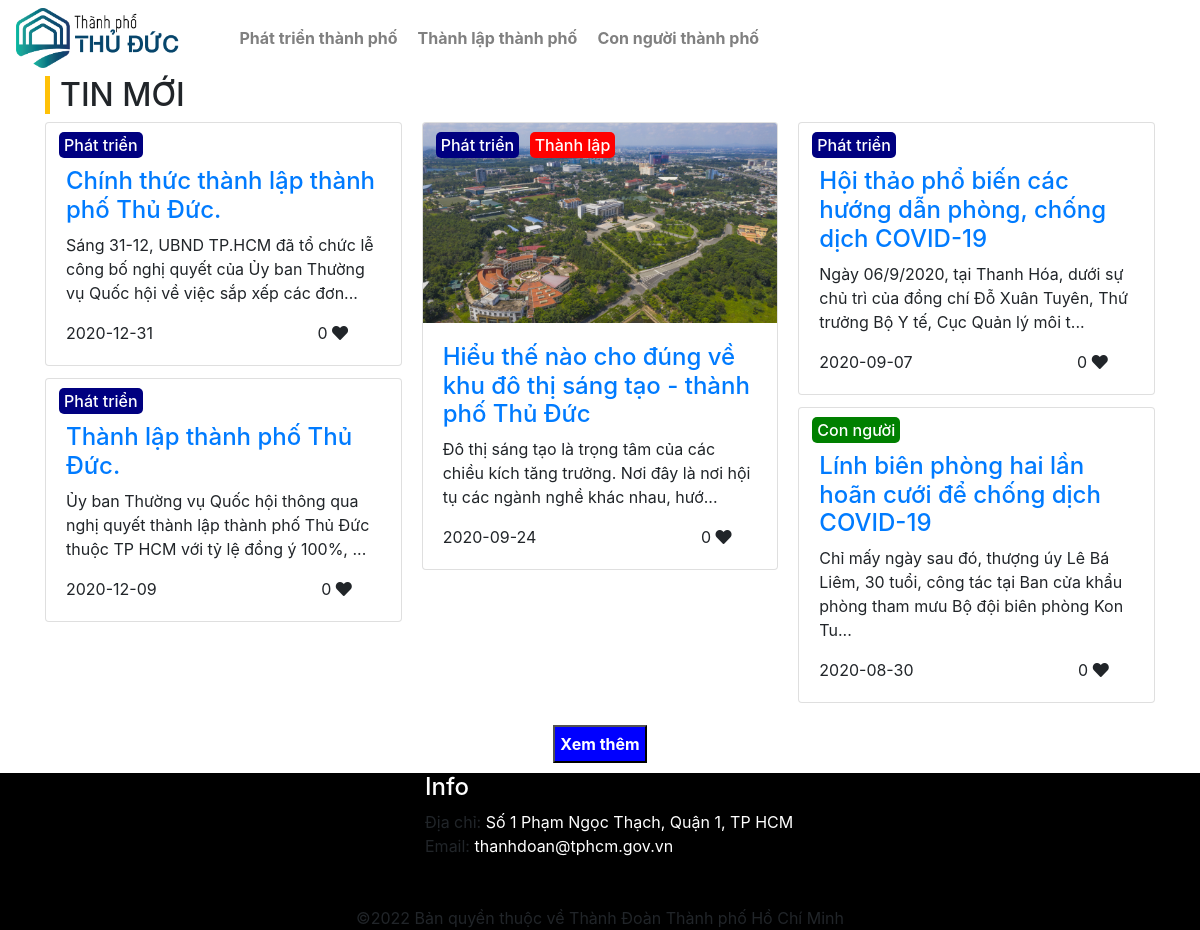
The page / on the database its author committed.
### tables this page shows
CREATE TABLE `categories` (
  `category_id` int(11) NOT NULL,
  `category_name` varchar(255) NOT NULL
);

CREATE TABLE `posts_categories` (
  `category_id` int(11) NOT NULL,
  `post_id` int(11) NOT NULL
);

### model/db.php (called while the page is built)
<?php
class Db
{
    public static $connection;
    public function __construct()
    {
        if (!self::$connection) {
            self::$connection = new mysqli(DB_HOST, DB_USER, DB_PASSWORD, DB_NAME, PORT);
            self::$connection->set_charset(DB_CHARSET);
        }
        return self::$connection;
    }
}
?>

### model/category.php (called while the page is built, shortened)
<?php
class Category extends Db{
    public function getAllCategories()
    {
        $sql = self::$connection->prepare("SELECT * FROM `categories`");
        $sql->execute();
        $items = $sql->get_result()->fetch_all(MYSQLI_ASSOC);
        return $items;
    }
    public function getCategoriesByPostId($postid){
        $sql = self::$connection->prepare("SELECT * FROM `posts_categories` WHERE `post_id` = ?");
        $sql->bind_param("i", $postid);
        $sql->execute();
        $items = $sql->get_result()->fetch_all(MYSQLI_ASSOC);
        return $items;
    }
}

### index.php (the view, shortened to what this page needs)
<?php
require "./model/db.php";
require "./model/category.php";
$category = new Category();
$getAllCate = $category->getAllCategories();
?>
<!DOCTYPE html>
<html lang="en">
<head>
    <link type="text/css" rel="stylesheet" href="css/bootstrap.min.css" />
    <link rel="stylesheet" href="./css/style.css">
    <link rel="stylesheet" href="./fontawesome-free-5.15.4-web/css/all.css">
</head>
<body>
    <header>
        <nav class="navbar navbar-expand-lg">
            <a href="trangchu.html"><img src="./images/logo.png" alt="" height="60"></a>
            <ul class="navbar-nav">
                <?php
                for ($i = 0; $i < count($getAllCate); $i++) {
                    if ($i == 0) {
                ?>
                        <li>
                            <a id="<?php echo ("tieude" . $getAllCate[$i]['category_id']) ?>" href="#"><?php echo ($getAllCate[$i]['category_name']) ?></a>
                        </li>
                    <?php
                    } else {
                    ?>
                        <li>
                            <a id="<?php echo ("tieude" . $getAllCate[$i]['category_id']) ?>" href="#"><?php echo ($getAllCate[$i]['category_name']) ?></a>
                        </li>
                <?php
                    }
                }
                ?>
            </ul>
        </nav>
    </header>
    <div class="container">
        <section class="news">
            <div class="row">
                <div class="col-12 col-md-8">
                    <h2 class="news-text">TIN MỚI</h2>
                </div>
            </div>
            <div class="card-columns" id="post-body">
                <?php
                for ($i = 0; $i < $_SESSION['index']; $i++) {
                ?>
                    <div class="card">
                        <div class="category">
                            <?php
                            $getAllCategoriesByPostId = $category->getCategoriesByPostId($_SESSION['show'][$i]['post_id']);
                            foreach ($getAllCategoriesByPostId as $value) {
                                if ($value['category_id'] == 1) { ?>
                                    <span class="cate-child cate1">Phát triển</span>
                                <?php
                                } else if ($value['category_id'] == 2) {
                                ?>
                                    <span class="cate-child cate2">Thành lập</span>
                                <?php
                                } else {
                                ?>
                                    <span class="cate-child cate3">Con người</span>
                            <?php
                                }
                            }
                            ?>
                        </div>
                        <a href="#" class="post-img"> <img class="card-img-top img-news" src="./images/<?php echo ($_SESSION['show'][$i]['post_photo']) ?>" alt="">
                        </a>
                        <div class="card-body">
                            <a href="#">
                                <h4><?php echo ($_SESSION['show'][$i]['post_title']) ?></h4>
                            </a>
                            <p>
                                <?php
                                echo substr($_SESSION['show'][$i]['post_content'], 0, 150) . "...";
                                ?>
                            </p>
                            <span><?php echo ($_SESSION['show'][$i]['post_date']) ?></span>
                            <span class="like"><?php echo ($_SESSION['show'][$i]['post_like']) ?> <i class="fa fa-heart"></i></span>
                        </div>
                    </div>
                <?php
                }
                ?>
            </div>
            <div class="load-more">
                <button id="btnloadmore" onclick="getData()">Xem thêm</button>
            </div>
        </section>
    </div>
    <footer id="footer">
        <div class="container">
            <div class="row">
                <div class="col-md-4">
                </div>
                <div class="col-md-5">
                    <h4 class="text-white">Info</h4>
                    Địa chỉ: <span class="text-white">Số 1 Phạm Ngọc Thạch, Quận 1, TP HCM</span><br />
                    Email: <span class="text-white">thanhdoan@tphcm.gov.vn</span><br />
                </div>
            </div>
        </div>
        <div class="footer-copyright text-center mt-5">
            &copy;2022 Bản quyền thuộc về Thành Đoàn Thành phố Hồ Chí Minh
        </div>
    </footer>
</body>
</html>

### css/style.css (style rules this page uses)
* { padding: 0; margin: 0; box-sizing: border-box; }
footer { background-color: black; }
.category { position: absolute; margin: 10px; }
.category .cate3 { background-color: green; }
.category .cate1 { background-color: navy; }
.category .cate2 { background-color: red; }
.category .cate-child { margin: 0 3px; padding: 3px 5px; color: white; font-weight: 500; border-radius: 5px; }
.news-text { border-left: #ffc107 solid 5px; padding-left: 10px; }
.load-more { text-align: center; margin: 10px; }
#btnloadmore { background-color: blue; padding: 5px; color: white; font-weight: bold; }
.navbar-nav { margin-left: 50px; }
.navbar-nav a { margin: 10px; color: gray; font-weight: bold; }
.like { margin-left: 160px; }
.post-img > img { transition: 0.5s; }

### rows shown on the page
categories: category_name "Phát triển thành phố"
categories: category_name "Thành lập thành phố"
categories: category_name "Con người thành phố"
posts_categories: shows "Phát triển"
posts_categories: shows "Phát triển"
posts_categories: shows "Phát triển"
posts_categories: shows "Thành lập"
posts_categories: shows "Phát triển"
posts_categories: shows "Con người"

### other values the page prints
$_SESSION['show'][$i]['post_title'] "Chính thức thành lập thành phố Thủ Đức."
substr($_SESSION['show'][$i]['post_content'], 0, 150) "Sáng 31-12, UBND TP.HCM đã tổ chức lễ công bố nghị quyết của Ủy ban Thường vụ Quốc hội về việc sắp xếp các đơn"
$_SESSION['show'][$i]['post_date'] "2020-12-31"
$_SESSION['show'][$i]['post_like'] "0"
$_SESSION['show'][$i]['post_title'] "Thành lập thành phố Thủ Đức."
substr($_SESSION['show'][$i]['post_content'], 0, 150) "Ủy ban Thường vụ Quốc hội thông qua nghị quyết thành lập thành phố Thủ Đức thuộc TP HCM với tỷ lệ đồng ý 100%,"
$_SESSION['show'][$i]['post_date'] "2020-12-09"
$_SESSION['show'][$i]['post_title'] "Hiểu thế nào cho đúng về khu đô thị sáng tạo - thành phố Thủ Đức"
substr($_SESSION['show'][$i]['post_content'], 0, 150) "Đô thị sáng tạo là trọng tâm của các chiều kích tăng trưởng. Nơi đây là nơi hội tụ các ngành nghề khác nhau, hướ"
$_SESSION['show'][$i]['post_date'] "2020-09-24"
$_SESSION['show'][$i]['post_title'] "Hội thảo phổ biến các hướng dẫn phòng, chống dịch COVID-19"
substr($_SESSION['show'][$i]['post_content'], 0, 150) "Ngày 06/9/2020, tại Thanh Hóa, dưới sự chủ trì của đồng chí Đỗ Xuân Tuyên, Thứ trưởng Bộ Y tế, Cục Quản lý môi t"
$_SESSION['show'][$i]['post_date'] "2020-09-07"
$_SESSION['show'][$i]['post_title'] "Lính biên phòng hai lần hoãn cưới để chống dịch COVID-19"
substr($_SESSION['show'][$i]['post_content'], 0, 150) "Chỉ mấy ngày sau đó, thượng úy Lê Bá Liêm, 30 tuổi, công tác tại Ban cửa khẩu phòng tham mưu Bộ đội biên phòng Kon Tu"
